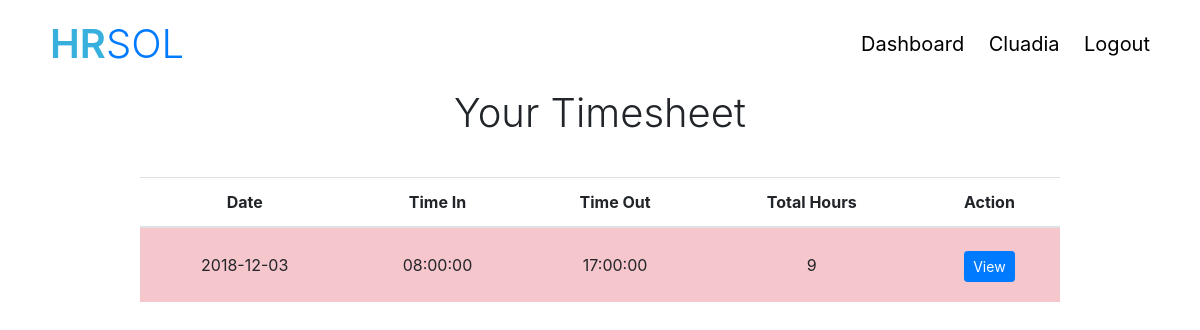
Page /employee_timesheet.php (signed in) on the committed database.
### tables this page shows
CREATE TABLE `users` (
  `id` int(11) NOT NULL,
  `first_name` varchar(256) NOT NULL,
  `last_name` varchar(256) NOT NULL,
  `email` varchar(256) NOT NULL,
  `contact` int(11) NOT NULL,
  `position_id` int(11) NOT NULL,
  `password` varchar(256) NOT NULL,
  `salt` varchar(256) NOT NULL,
  `profile_pic` varchar(256) NOT NULL DEFAULT 'default.jpg',
  `created_on` datetime NOT NULL
);

CREATE TABLE `timesheet` (
  `id` int(11) NOT NULL,
  `user_id` int(11) NOT NULL,
  `time_in` time DEFAULT NULL,
  `time_out` time DEFAULT NULL,
  `created_on` date DEFAULT NULL,
  `completed` int(11) NOT NULL DEFAULT '0',
  `approved` int(11) NOT NULL DEFAULT '0'
);

### classes/config.php (called while the page is built)
<?php
	class Config {
		public static function get($path) {
			$path = explode('/', $path);
			$config = $GLOBALS['config'];
			foreach($path as $bit) {
				if(isset($config[$bit])) {
					$config  = $config[$bit];
				}
			}
			return $config;
		}
	}

### classes/db.php (called while the page is built, shortened)
<?php
class Db {
	private static $instance = null;
	private $pdo,
	$stmt,
	$result,
	$error = false,
	$count = 0;
	private function __construct() {
		$username = Config::get('mysql/user');
		$password = config::get('mysql/password');
		$dbname = config::get('mysql/dbname');
		$this->pdo = new PDO("mysql:host=localhost;dbname=".$dbname, $username, $password);
	}
	public static function get_instance() {
		if(!isset(self::$instance)) {
			self::$instance = new Db;
		}
		return self::$instance;
	}
	public function query($sql, $fields = array()) {
		$this->error = false;
		if($this->stmt = $this->pdo->prepare($sql)) {
			if($fields) {
				$counter = 1;
				foreach($fields as $field) {
					$this->stmt->bindValue($counter, $field);
					$counter +=1;
				}
			}
			if($this->stmt->execute()) {
				$this->result = $this->stmt->fetchAll(PDO::FETCH_OBJ);
				$this->count = $this->stmt->rowCount();
			} else {
				$this->error = true;
			}
		} else {
			$this->error = true;
		}
		return $this;
	}
	public function action($action, $table, $where = array()) {
		$sql = "{$action} from {$table}";
		if($where && count($where) === 3) {
			$field = $where[0];
			$condition = $where[1];
			$value = $where[2];
			$sql .= " where {$field} {$condition} ?";
			if(!$this->query($sql, array($value))->error()) {
				return $this;
			}
		} else if(!$where) {
			if(!$this->query($sql)->error()) {
				return $this;
			}
		}
		return $this;
	}
	public function get($table, $where = array()) {
		$action = "select *";
		return $this->action($action, $table, $where);
	}
		public function error() {
			return $this->error;
		}
		public function count() {
			return $this->count;
		}
		public function result() {
			return $this->result;
		}
		public function first() {
			return $this->result[0];
		}
	}

### classes/user.php (called while the page is built, shortened)
<?php
	class User Extends File {
		private $db = null,
				$emp_id,
				$session_name,
				$data = array(),
				$errors = array(),
				$logged_in = false,
				$passed = false;
		public function __construct($user = false) {
			$this->db = Db::get_instance();
			$this->session_name = Config::get("session/session_name");
			if(!$user) {
				if(Session::exist($this->session_name)) {
					$user = session::get($this->session_name);
					if($this->find($user)) {
						$this->logged_in = true;
					}
				}
			} else {
				$this->find($user);
			}
		}
		public function exist() {
			return (!empty($this->data)) ? true : false;
		}
		public function logged_in() {
			return $this->logged_in;
		}
		public function find($user) {
			$field = is_numeric($user) ? "id" : "email";
			$sql= "select
			users.id,
			users.first_name,
			users.last_name,
			users.email,
			users.password,
			users.salt,
			users.profile_pic,
			users.created_on,
			users.contact,
			positions.id as position_id,
			positions.position_name,
			positions.permissions
			from users
			inner join positions
			on users.position_id = positions.id
			where users.{$field} = ?";
			$query_field = array(
				"{$field}" => $user
			);
			$query = $this->db->query($sql, $query_field);
			if($query->count()) {
				$this->data = $query->first();
				return true;
			}
			return false;
		}
		public function data() {
			return  $this->data;
		}
		public function has_permission($key) {
				$position_id = $this->data()->position_id;
				$check = $this->db->get("positions", array('id', '=', $position_id));
				return false;
		}
	}

### classes/session.php (called while the page is built, shortened)
<?php
	class Session {
		public static function exist($name) {
			return (isset($_SESSION[$name])) ? true : false;
		}
		public static function get($name) {
			return $_SESSION[$name];
		}
	}

### classes/timesheet.php (called while the page is built, shortened)
<?php
	class Timesheet extends User {
			private $db = null,
					$data = array(),
					$completed = false;
			public function __construct($user_id = false) {
				$this->db = Db::get_instance();
				if(!$user_id) {
						if(Session::exist("user")) {
							$date = date("Y-m-d");
							$user_id = session::get('user');
							$this->check_complete($user_id, $date);
							$this->data = $this->get_user_timesheet($user_id);
						}
				} else {
							$this->data = $this->get_user_timesheet($user_id);
				}
			}
			public function get_user_timesheet($user_id) {
					$query = $this->db->get('timesheet', array("user_id", '=',  $user_id));
					if($query->count()) {
						return  $this->data = $query->result();
					}
					return null;
			}
			public function data() {
				return $this->data;
			}
			public function exist() {
				return (!empty($this->data)) ? true : false;
			 }
			public function check_complete($user_id, $date) {
						$sql = "select * from timesheet where user_id = ? and created_on = ? and completed = ?";
						$fields = array(
							'user_id' => $user_id,
							'created_on' => $date,
							"completed" => 1
						);
						$query = $this->db->query($sql, $fields);
			}
	}

### employee_timesheet.php (the view, shortened to what this page needs)
<?php
require_once "header.php";
$timesheet = new Timesheet;
?>
<div class="container">
	<?php
	if(!$timesheet->exist()) {
		?>
		<p class="alert alert-info">You are yet to Put in Work!</p>
		<?php
	} else {
		$datas = $timesheet->data();
		?>
		<h1 class="title text-center">Your Timesheet</h1>
		<div class="row justify-content-center">
			<div class="col-md-10">
				<table class="table">
					<thead>
						<tr>
							<th class="text-center">Date</th>
							<th class="text-center">Time In</th>
							<th class="text-center">Time Out</th>
							<th class="text-center">Total Hours</th>
							<th class="text-center">Action</th>
						</tr>
					</thead>
					<tbody>
						<?php
						foreach($datas as $data) {
							$timesheet_id = $data->id;
							$approved = $data->approved;
							$time_in = new Datetime($data->time_in);
							$time_out = new DateTime($data->time_out);
							$difference = $time_in->diff($time_out);
							$total_hours = $difference->h;
							?>
							<tr class="<?php if($approved) { echo "table-success";} else {
								echo  "table-danger";;
							} ?>">
								<td class="text-center"><?php echo $data->created_on; ?></td>
								<td class="text-center"><?php echo $data->time_in; ?></td>
								<td class="text-center"><?php echo $data->time_out; ?></td>
								<td class="text-center"><?php echo $total_hours; ?></td>
								<td class="text-center"><a href="view_timecard.php?timesheet_id=<?php echo $timesheet_id; ?>" class="btn btn-sm btn-primary">View</a></td>
							</tr>
							<?php
						}
						?>
					</tbody>
				</table>
			</div>
		</div>
		<?php
	}
	?>
</div>

### header.php (shortened to what this page needs)
<?php
$user = new User;
?>
<!DOCTYPE html>
<html lang="en">
<head>
	<link rel="stylesheet" href="https://stackpath.bootstrapcdn.com/font-awesome/4.7.0/css/font-awesome.min.css">
	<link rel="stylesheet" href="css/bootstrap.min.css">
	<link rel="stylesheet" href="css/styles.css">
</head>
<body>
	<header class="main-header">
		<div class="container">
			<h1 class="logo"><a href="index.php"><span>HR</span>SOL</a></h1>
			<nav>
				<?php
				if($user->logged_in()) {
					$dashpath = ($user->has_permission("admin")) ? "admin_dashboard.php" : "employee_dashboard.php";
					?>
					<a href="<?php echo $dashpath; ?>">Dashboard</a>
					<a href="profile.php?user_id=<?php echo $user->data()->id; ?>"><?php echo ucfirst($user->data()->first_name); ?></a>
					<a href="logout.php">Logout</a>
					<?php
				} else {
					?>
					<a href="login.php">Login</a>
					<?php
				}
				?>
			</nav>
		</div>
	</header>
	<?php
	include "session_messages.php";
	?>

### css/styles.css (style rules this page uses)
html { line-height: 1.15; -webkit-text-size-adjust: 100%; }
body { margin: 0; }
h1 { font-size: 2em; margin: 0.67em 0; }
a { background-color: transparent; }
* { box-sizing: border-box; }
html, body { padding-bottom: 50px; }
h1, h2, h3, h4, h5 { margin: 0px; padding: 0px; }
.title { margin-bottom: 1em; font-size: 2.5em; font-weight: 300; }
tr td { line-height: 50px; cursor: pointer; }
.main-header .container { display: flex; align-items: center; justify-content: space-between; padding: 20px; }
.main-header .container .logo { font-weight: 300; font-size: 2.5em; }
.main-header .container .logo span { color: #38B0DE; font-weight: 600; }
.main-header .container nav a { margin-left: 20px; font-size: 20px; color: black; }

### rows in the picture
users: first_name "Cluadia"
timesheet: created_on "2018-12-03", time_in "08:00:00", time_out "17:00:00", total_hours "9"
